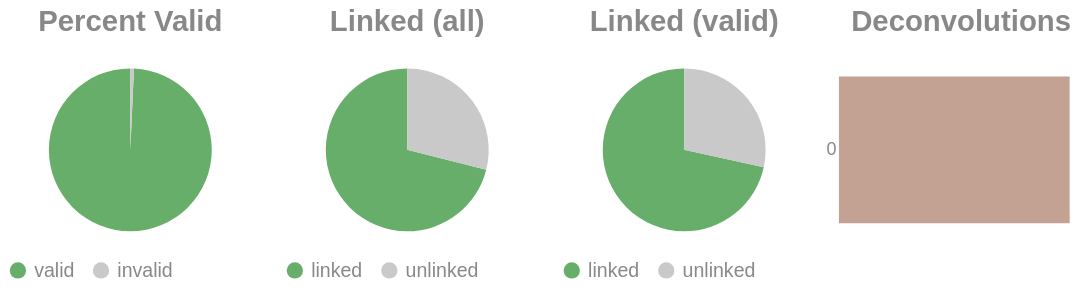

The code cell stored with this chart in its notebook:
### Code cell
if SKIPLR:
    pass
else:
    clash = Counter()
    for i in valids['molecule'].to_list():
        _mol = i.split("-")
        if len(_mol) == 1:
            clash.update('0')
        else:
            clash.update(_mol[-1])

    _d = {"deconvolutions": [], 'count': []}
    for k,v in clash.items():
        _d['deconvolutions'].append(k)
        _d['count'].append(v)

    tot_valid = valids['reads'].sum()
    mask = valids['reads'] >= 2
    n_linked_reads = valids.filter(mask)['reads'].sum()
    if n_linked_reads == 0:
        print_html("No linked molecules (>=2 reads) were detected; skipping linked-only distributions.")
        SKIPLR = True
    else:
        perc_valid = round(tot_valid / n_reads, 4)
        linked_perc_abs = round(n_linked_reads / n_reads, 4)
        linked_perc = round(n_linked_reads / tot_valid, 4)

    _valid = pl.DataFrame({"valids": ['valid', 'invalid'], "count": [tot_valid, n_reads - tot_valid]})
    _linked_abs = pl.DataFrame({"linked (absolute)": ['linked', 'unlinked'], "count": [n_linked_reads, n_reads - n_linked_reads]})
    _linked_rel = pl.DataFrame({"linked (valids)": ['linked', 'unlinked'], "count": [n_linked_reads, tot_valid - n_linked_reads]})

    (
        alt.hconcat(
            piechart(_valid, goodval = 'valid', title = "Percent Valid"),
            piechart(_linked_abs, goodval = "linked", title =  "Linked (all)"),
            piechart(_linked_rel, goodval = "linked", title =  "Linked (valid)"),
            convolutionbar(pl.DataFrame(_d), title = "Deconvolutions"),
            center = True,
            bounds = 'flush'
        )
        .resolve_scale(color='independent')
        .resolve_legend('independent')
        .properties(usermeta={'embedOptions': {"actions": False}})
    ).display()

### Figure 1 — Vega-Lite specification as saved in the notebook (floating-point values rounded to 4 significant figures)
{"width": "container", "height": 400, "config": {"title": {"anchor": "start", "dy": -15, "fontSize": 18, "color": "#888888", "subtitleColor": "#888888", "subtitleFontSize": 14}, "arc": {"fill": "#0072B2"}, "axis": {"domainColor": "#888888", "domainWidth": 0.5, "gridWidth": 0.2, "grid": false, "titleFontWeight": 400, "titleFontSize": 15, "labelFontSize": 11, "labelColor": "#888888", "tickColor": "#888888", "tickWidth": 0.2, "titleColor": "#888888"}, "axisBand": {"grid": false}, "axisX": {"grid": true, "tickSize": 10, "domainCap": "round"}, "axisY": {"domain": false, "grid": true, "tickSize": 0, "domainCap": "round"}, "background": "transparent", "header": {"labelFontSize": 15, "labelColor": "#888888", "titleFontSize": 15, "titleFontWeight": 600, "titleColor": "#888888"}, "legend": {"labelFont": "sans-serif", "labelFontSize": 12, "labelColor": "#888888", "symbolSize": 100, "symbolType": "circle", "titleFontSize": 12, "titlePadding": 10, "titleColor": "#888888", "title": null}, "range": {"category": ["#E69F00", "#56B4E9", "#009E73", "#F0E442", "#0072B2", "#D55E00", "#CC79A7", "#000000"], "diverging": ["#cfe8f3", "#a2d4ec", "#73bfe2", "#46abdb", "#1696d2", "#12719e"]}, "area": {"fill": "#0072B2", "fillOpacity": 0.7, "line": true, "strokeOpacity": 0.7}, "line": {"color": "#0072B2", "stroke": "#0072B2", "strokeWidth": 2}, "trail": {"color": "#0072B2", "stroke": "#0072B2", "strokeWidth": 0, "size": 1}, "point": {"filled": true, "fillOpacity": 1.0, "size": 95}, "text": {"color": "#888888", "fontSize": 11, "align": "right", "fontWeight": 400, "size": 11}, "bar": {"fill": "#0072B2", "stroke": null}, "view": {"stroke": null, "continuousWidth": 660, "continuousHeight": 400}}, "hconcat": [{"data": {"name": "data-72148cd8ff21616cb31c48b766dde92a"}, "mark": {"type": "arc"}, "encoding": {"color": {"field": "valids", "legend": {"orient": "bottom", "title": null}, "scale": {"domain": ["valid", "invalid"], "range": ["#68ae6b", "#C9C9C9"]}, "title": "Valids", "type": "nominal"}, "theta": {"field": "count", "type": "quantitative"}, "tooltip": [{"field": "valids", "title": "Valids", "type": "ordinal"}, {"field": "percent", "format": ".2%", "title": "Percent", "type": "quantitative"}, {"field": "count", "title": "Count", "type": "quantitative"}]}, "height": 100, "title": {"text": "Percent Valid", "align": "center", "anchor": "middle"}, "transform": [{"calculate": "datum.count / 12376821", "as": "percent"}], "width": 150}, {"data": {"name": "data-6ff85806b6a758f5aff387628814726b"}, "mark": {"type": "arc"}, "encoding": {"color": {"field": "linked (absolute)", "legend": {"orient": "bottom", "title": null}, "scale": {"domain": ["linked", "unlinked"], "range": ["#68ae6b", "#C9C9C9"]}, "title": "Linked (Absolute)", "type": "nominal"}, "theta": {"field": "count", "type": "quantitative"}, "tooltip": [{"field": "linked (absolute)", "title": "Linked (Absolute)", "type": "ordinal"}, {"field": "percent", "format": ".2%", "title": "Percent", "type": "quantitative"}, {"field": "count", "title": "Count", "type": "quantitative"}]}, "height": 100, "title": {"text": "Linked (all)", "align": "center", "anchor": "middle"}, "transform": [{"calculate": "datum.count / 12376821", "as": "percent"}], "width": 150}, {"data": {"name": "data-235a77cfa7c2f56ef58bf88f3f4efdee"}, "mark": {"type": "arc"}, "encoding": {"color": {"field": "linked (valids)", "legend": {"orient": "bottom", "title": null}, "scale": {"domain": ["linked", "unlinked"], "range": ["#68ae6b", "#C9C9C9"]}, "title": "Linked (Valids)", "type": "nominal"}, "theta": {"field": "count", "type": "quantitative"}, "tooltip": [{"field": "linked (valids)", "title": "Linked (Valids)", "type": "ordinal"}, {"field": "percent", "format": ".2%", "title": "Percent", "type": "quantitative"}, {"field": "count", "title": "Count", "type": "quantitative"}]}, "height": 100, "title": {"text": "Linked (valid)", "align": "center", "anchor": "middle"}, "transform": [{"calculate": "datum.count / 12288621", "as": "percent"}], "width": 150}, {"data": {"name": "data-3b750b03a78bbf72de0c239d51a2649d"}, "mark": {"type": "bar"}, "encoding": {"color": {"field": "deconvolutions", "legend": null, "scale": {"scheme": "lightgreyred"}, "type": "nominal"}, "tooltip": [{"field": "deconvolutions", "title": "Deconvolutions", "type": "ordinal"}, {"field": "percent", "format": ".2%", "title": "Percent", "type": "quantitative"}, {"field": "count", "title": "Count", "type": "quantitative"}], "x": {"axis": null, "field": "count", "type": "quantitative"}, "y": {"field": "deconvolutions", "sort": "ascending", "title": null, "type": "nominal"}}, "height": 100, "title": {"text": "Deconvolutions", "align": "center", "anchor": "middle"}, "transform": [{"calculate": "datum.count / 5666006", "as": "percent"}], "width": 150}], "bounds": "flush", "center": true, "resolve": {"legend": {"angle": "independent"}, "scale": {"color": "independent"}}, "usermeta": {"embedOptions": {"actions": false}}, "$schema": "https://vega.github.io/schema/vega-lite/v6.1.0.json", "datasets": {"data-72148cd8ff21616cb31c48b766dde92a": [{"valids": "valid", "count": 12288621}, {"valids": "invalid", "count": 88200}], "data-6ff85806b6a758f5aff387628814726b": [{"linked (absolute)": "linked", "count": 8797325}, {"linked (absolute)": "unlinked", "count": 3579496}], "data-235a77cfa7c2f56ef58bf88f3f4efdee": [{"linked (valids)": "linked", "count": 8797325}, {"linked (valids)": "unlinked", "count": 3491296}], "data-3b750b03a78bbf72de0c239d51a2649d": [{"deconvolutions": "0", "count": 5666006}]}}
